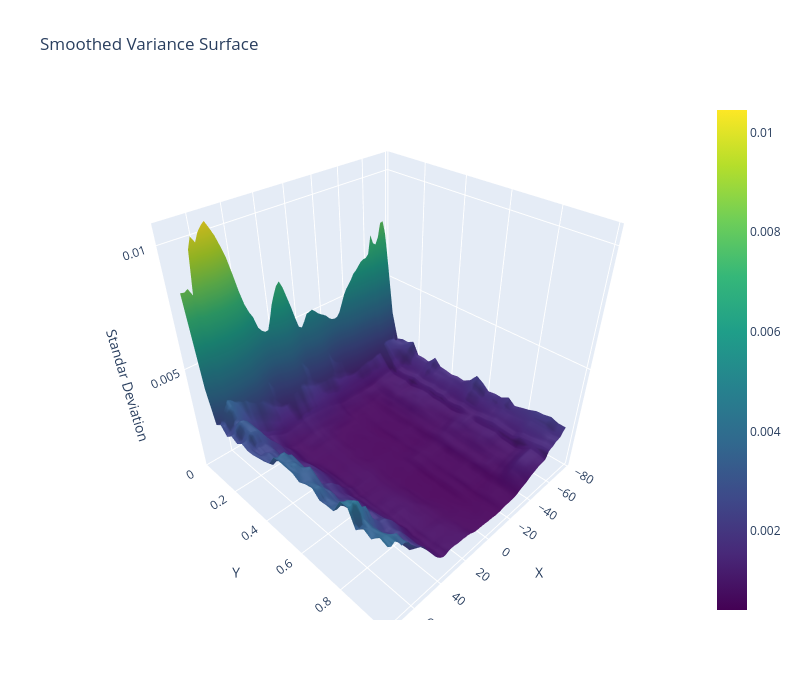

Notebook source saved alongside this figure:
### Code cell
fig = go.Figure(
    data=[
        go.Surface(
            z=std_smooth_all,
            x=Xi,
            y=Yi,
            colorscale='Viridis'
        )
    ]
)

fig.update_layout(
    title='Smoothed Variance Surface',
    scene=dict(

        xaxis_title='X',
        yaxis_title='Y',
        zaxis_title='Standar Deviation'
    ),
    autosize=True,
    width=800,
    height=700,
)

fig.show()

### Figure 1 — Plotly figure (JSON) as saved in the notebook; plotly's stock layout.template omitted (floating-point values rounded to 4 significant figures; data arrays with more than 128 entries replaced by an {"elided": "..."} marker saying what was removed)
{"data": [{"colorscale": [[0, "#440154"], [0.1111, "#482878"], [0.2222, "#3e4989"], [0.3333, "#31688e"], [0.4444, "#26828e"], [0.5556, "#1f9e89"], [0.6667, "#35b779"], [0.7778, "#6ece58"], [0.8889, "#b5de2b"], [1, "#fde725"]], "type": "surface", "x": {"elided": "68x30 float values"}, "y": {"elided": "68x30 float values"}, "z": {"elided": "68x30 float values"}}], "layout": {"autosize": true, "height": 700, "scene": {"xaxis": {"title": {"text": "X"}}, "yaxis": {"title": {"text": "Y"}}, "zaxis": {"title": {"text": "Standar Deviation"}}}, "title": {"text": "Smoothed Variance Surface"}, "width": 800}}
